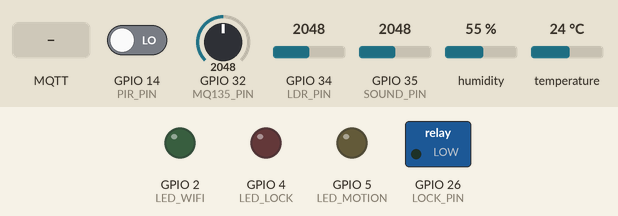
This program was run on a simulated ESP32. Parts: switched loads named in the program (green lamp = pin HIGH), output pins drawn as LEDs (lit = HIGH). Dashed ring = blinking. The inputs (shaded band) are chosen by the test bench; at power-on: temperature 24 °C, GPIO 14 (PIR_PIN) LOW, GPIO 32 (MQ135_PIN) = 2048, GPIO 34 (LDR_PIN) = 2048, GPIO 35 (SOUND_PIN) = 2048, humidity 55 %. WiFi joins after 1.5 s; servers stay silent unless stated; no MQTT or app messages arrive unless stated; what the program prints to the serial monitor is not drawn.

Above: at 9.2 s.
9.3 s: temperature set to 31.6 °C
12.2 s: temperature set to 32.9 °C
At 14.16 s:
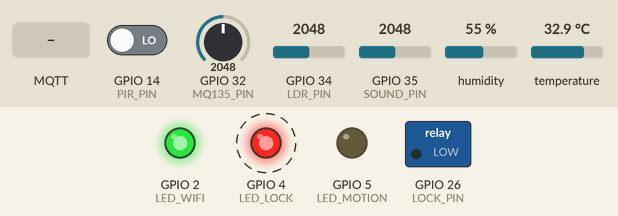
16.2 s: MQTT message "on" arrives on the first subscribed topic
At 17.9 s:
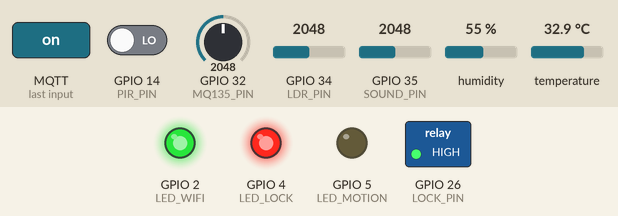
19.7 s: GPIO 14 (PIR_PIN) driven HIGH
At 20.0 s:
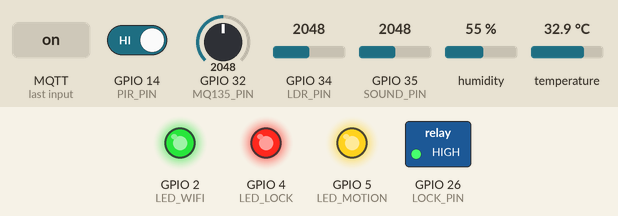
26.9 s: GPIO 14 (PIR_PIN) driven LOW
30.4 s: MQTT message "POOR" arrives on the first subscribed topic
At 30.62 s:
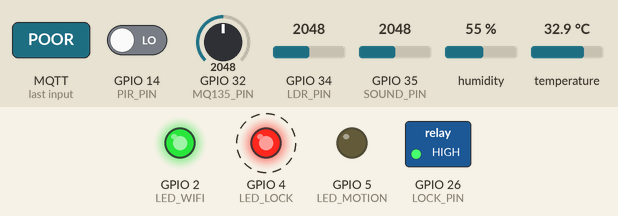
Timing chart, 0 to 33.2 s (numbered marks = the images above; inputs shaded):
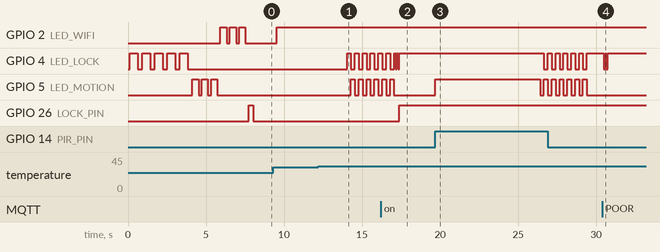

The program:

main.cpp
```cpp
// ════════════════════════════════════════════════════════════════════
//  Smart School IoT - ESP32 Firmware (autonomous + IoT)
// ────────────────────────────────────────────────────────────────────
//  - Reads 7 sensors (DHT22, PIR, LDR, sound, MQ-135, IR, relay)
//  - Reacts AUTONOMOUSLY with on-board rules:
//      • Auto-lights when dark + motion (LED_MOTION on for 30 s)
//      • Auto-lock + alarm on intrusion (very dark + motion)
//      • Emergency alarm on bad air (CO2 > 1500 ppm)
//      • Climate emergency on extreme temp (> 32 °C)
//      • Overcrowding warning (relay click) when presence > 30
//  - Publishes telemetry to MQTT for the dashboard (when connected)
//  - Receives lock/alarm commands from the dashboard
//  - WiFi/MQTT use NON-BLOCKING reconnection so loop() never freezes
// ════════════════════════════════════════════════════════════════════

#include <Arduino.h>
#include <WiFi.h>
#include <PubSubClient.h>
#include <DHT.h>
#include <ArduinoJson.h>

// ─── Network Config ──────────────────────────────────────────────────
const char* WIFI_SSID      = "Wokwi-GUEST";
const char* WIFI_PASSWORD  = "";
const char* MQTT_SERVER    = "broker.hivemq.com";  // fallback: test.mosquitto.org
const int   MQTT_PORT      = 1883;
const char* MQTT_CLIENT_ID = "SmartSchool_ESP32";

// ─── MQTT Topics ────────────────────────────────────────────────────
const char* T_TEMP      = "smartschool/classroom1/temperature";
const char* T_HUM       = "smartschool/classroom1/humidity";
const char* T_MOTION    = "smartschool/classroom1/motion";
const char* T_LIGHT     = "smartschool/classroom1/light";
const char* T_SOUND     = "smartschool/classroom1/sound";
const char* T_AIR       = "smartschool/classroom1/air_quality";
const char* T_PRESENCE  = "smartschool/classroom1/presence";
const char* T_LOCK      = "smartschool/classroom1/lock";
const char* T_STATUS    = "smartschool/classroom1/status";
const char* T_CMD_LOCK  = "smartschool/classroom1/cmd/lock";
const char* T_CMD_ALARM = "smartschool/classroom1/cmd/alarm";

// ─── Pin Definitions ────────────────────────────────────────────────
#define DHT_PIN     15
#define DHT_TYPE    DHT22
#define PIR_PIN     14
#define LDR_PIN     34
#define SOUND_PIN   35
#define MQ135_PIN   32
#define IR_PIN      27
#define LOCK_PIN    26
#define LED_WIFI     2   // green: system / WiFi+MQTT status
#define LED_LOCK     4   // red:   lock state / alarm
#define LED_MOTION   5   // yellow: occupancy / auto-lights

// ─── Globals ─────────────────────────────────────────────────────────
DHT dht(DHT_PIN, DHT_TYPE);
WiFiClient   wifiClient;
PubSubClient mqtt(wifiClient);

bool lockState     = false;
bool motionState   = false;
int  presenceCount = 0;
String lastAirQuality = "GOOD";

// 5-point moving average filters for noisy analog inputs
const int FILTER_SIZE = 5;
int  soundBuf[FILTER_SIZE] = {0};
int  airBuf[FILTER_SIZE]   = {0};
int  soundIdx = 0, airIdx = 0;
bool soundFilled = false, airFilled = false;

// Timers
unsigned long lastPublish        = 0;
unsigned long lastHeartbeat      = 0;
unsigned long lastWifiRetry      = 0;
unsigned long lastMqttRetry      = 0;
unsigned long autoLightUntil     = 0;
unsigned long lastEmergencyAir   = 0;
unsigned long lastEmergencyTemp  = 0;
int           lastNotifiedCrowd  = 0;

const unsigned long PUBLISH_INTERVAL    = 3000;
const unsigned long HEARTBEAT_INTERVAL  = 30000;
const unsigned long WIFI_RETRY_MS       = 5000;
const unsigned long MQTT_RETRY_MS       = 4000;
const unsigned long AUTO_LIGHT_DURATION = 30000;
const unsigned long ALARM_THROTTLE_MS   = 10000;

// ─── Forward Declarations ───────────────────────────────────────────
void selfTest();
void updateNetworkLED();
void connectMqttNonBlocking();
void readMotion();
void publishSensors();
void runAutonomousRules(int lightPct, int airPPM, float temp, int soundLvl);
int  movingAvg(int* buf, int& idx, bool& filled, int v);
void mqttCallback(char* topic, byte* payload, unsigned int length);
bool parseLockPayload(const String& msg);
void updateLock(bool locked);
void triggerAlarm();
void publishHeartbeat();

// ════════════════════════════════════════════════════════════════════
void setup() {
  Serial.begin(115200);
  delay(100);
  Serial.println("\n╔══════════════════════════════════════╗");
  Serial.println("║  Smart School IoT — ESP32 v3 autonomous  ║");
  Serial.println("╚══════════════════════════════════════╝");

  pinMode(PIR_PIN,    INPUT);
  pinMode(IR_PIN,     INPUT_PULLUP);
  pinMode(LOCK_PIN,   OUTPUT);
  pinMode(LED_WIFI,   OUTPUT);
  pinMode(LED_LOCK,   OUTPUT);
  pinMode(LED_MOTION, OUTPUT);

  digitalWrite(LOCK_PIN,   LOW);
  digitalWrite(LED_WIFI,   LOW);
  digitalWrite(LED_LOCK,   LOW);
  digitalWrite(LED_MOTION, LOW);

  selfTest();

  dht.begin();

  // Kick off WiFi without blocking — loop() will retry as needed
  Serial.printf("[WIFI] Starting connection to %s\n", WIFI_SSID);
  WiFi.mode(WIFI_STA);
  WiFi.begin(WIFI_SSID, WIFI_PASSWORD);
  lastWifiRetry = millis();

  mqtt.setServer(MQTT_SERVER, MQTT_PORT);
  mqtt.setCallback(mqttCallback);

  Serial.println("[BOOT] Setup complete — entering loop");
}

// ════════════════════════════════════════════════════════════════════
void loop() {
  updateNetworkLED();

  // Non-blocking MQTT reconnect
  if (WiFi.status() == WL_CONNECTED && !mqtt.connected()
      && millis() - lastMqttRetry > MQTT_RETRY_MS) {
    lastMqttRetry = millis();
    connectMqttNonBlocking();
  }

  if (mqtt.connected()) mqtt.loop();

  // Always read motion (autonomous logic doesn't need WiFi)
  readMotion();

  // Periodic sensor publish + autonomous rules
  if (millis() - lastPublish >= PUBLISH_INTERVAL) {
    lastPublish = millis();
    publishSensors();
  }

  // Periodic heartbeat (only if MQTT up)
  if (mqtt.connected() && millis() - lastHeartbeat >= HEARTBEAT_INTERVAL) {
    lastHeartbeat = millis();
    publishHeartbeat();
  }

  // Auto-lights timer: keep LED_MOTION on while window active
  if (millis() < autoLightUntil) {
    digitalWrite(LED_MOTION, HIGH);
  } else if (!motionState) {
    digitalWrite(LED_MOTION, LOW);
  }
}

// ════════════════════════════════════════════════════════════════════
// Self-test sequence — proves wiring + firmware load.
// Very obvious: 5 seconds of LEDs with long ON/OFF cycles.
void selfTest() {
  Serial.println("[BOOT] === SELF TEST START ===");
  // 5 long blinks of the RED LED only — impossible to miss
  for (int n = 0; n < 5; n++) {
    digitalWrite(LED_LOCK, HIGH);
    Serial.println("[TEST] RED ON");
    delay(500);
    digitalWrite(LED_LOCK, LOW);
    Serial.println("[TEST] RED OFF");
    delay(300);
  }
  // Then yellow
  for (int n = 0; n < 3; n++) {
    digitalWrite(LED_MOTION, HIGH); delay(400);
    digitalWrite(LED_MOTION, LOW);  delay(200);
  }
  // Then green
  for (int n = 0; n < 3; n++) {
    digitalWrite(LED_WIFI, HIGH); delay(400);
    digitalWrite(LED_WIFI, LOW);  delay(200);
  }
  // Relay click test
  digitalWrite(LOCK_PIN, HIGH); delay(300);
  digitalWrite(LOCK_PIN, LOW);
  Serial.println("[BOOT] === SELF TEST DONE ===");
}

// ════════════════════════════════════════════════════════════════════
// Visual network status on the green LED:
//   off       = WiFi not connected
//   blink fast = WiFi OK, MQTT not connected
//   solid ON  = WiFi + MQTT both connected
void updateNetworkLED() {
  bool wifiOK = WiFi.status() == WL_CONNECTED;
  bool mqttOK = mqtt.connected();

  if (!wifiOK) {
    digitalWrite(LED_WIFI, LOW);
    if (millis() - lastWifiRetry > WIFI_RETRY_MS) {
      lastWifiRetry = millis();
      Serial.println("[WIFI] retry");
      WiFi.disconnect();
      WiFi.begin(WIFI_SSID, WIFI_PASSWORD);
    }
  } else if (!mqttOK) {
    digitalWrite(LED_WIFI, (millis() / 200) % 2);  // fast blink
  } else {
    digitalWrite(LED_WIFI, HIGH);
  }
}

// ════════════════════════════════════════════════════════════════════
void connectMqttNonBlocking() {
  Serial.printf("[MQTT] connecting to %s ... ", MQTT_SERVER);
  if (mqtt.connect(MQTT_CLIENT_ID)) {
    Serial.println("✓");
    mqtt.subscribe(T_CMD_LOCK);
    mqtt.subscribe(T_CMD_ALARM);
    Serial.printf("[SUB] %s\n[SUB] %s\n", T_CMD_LOCK, T_CMD_ALARM);
    publishHeartbeat();
  } else {
    Serial.printf("✗ rc=%d (will retry)\n", mqtt.state());
  }
}

void publishHeartbeat() {
  StaticJsonDocument<160> doc;
  doc["device"]    = "ESP32_SmartSchool";
  doc["classroom"] = "1";
  doc["status"]    = "online";
  doc["uptime_s"]  = millis() / 1000;
  doc["ip"]        = WiFi.localIP().toString();
  char buf[160];
  serializeJson(doc, buf);
  mqtt.publish(T_STATUS, buf, true);
  Serial.printf("[HEARTBEAT] uptime=%lus\n", millis() / 1000);
}

// ════════════════════════════════════════════════════════════════════
void readMotion() {
  bool newMotion = digitalRead(PIR_PIN);
  if (newMotion == motionState) return;

  motionState = newMotion;

  if (motionState) {
    digitalWrite(LED_MOTION, HIGH);
    presenceCount++;
    Serial.printf("[MOTION] DETECTED (count=%d)\n", presenceCount);

    int rawL = analogRead(LDR_PIN);
    int lightPct = map(rawL, 0, 4095, 0, 100);

    // Rule: auto-lights when dark + motion
    if (lightPct < 30) {
      autoLightUntil = millis() + AUTO_LIGHT_DURATION;
      Serial.printf("[AUTO-LIGHT] ON for %lus (light=%d%%)\n",
                    AUTO_LIGHT_DURATION / 1000, lightPct);
    }

    // Rule: very dark + motion = intrusion → auto-lock + alarm
    if (lightPct < 10 && !lockState) {
      Serial.println("[INTRUSION] dark + motion → auto-lock + alarm");
      updateLock(true);
      triggerAlarm();
    }

    if (mqtt.connected()) {
      StaticJsonDocument<96> p;
      p["detected"]  = true;
      p["count"]     = presenceCount;
      p["classroom"] = "1";
      char buf[96];
      serializeJson(p, buf);
      mqtt.publish(T_PRESENCE, buf);
    }
  } else {
    if (millis() >= autoLightUntil) digitalWrite(LED_MOTION, LOW);
  }

  if (mqtt.connected()) {
    StaticJsonDocument<64> doc;
    doc["motion"]    = motionState;
    doc["classroom"] = "1";
    char buf[64];
    serializeJson(doc, buf);
    mqtt.publish(T_MOTION, buf, true);
  }
}

// ════════════════════════════════════════════════════════════════════
void publishSensors() {
  // ── DHT22 ──
  float temp = dht.readTemperature();
  float hum  = dht.readHumidity();
  if (isnan(temp)) temp = 0;
  if (isnan(hum))  hum  = 0;

  // ── LDR ──
  int rawL = analogRead(LDR_PIN);
  int lightPct = map(rawL, 0, 4095, 0, 100);

  // ── Sound (filtered) ──
  int rawS    = analogRead(SOUND_PIN);
  int smoothS = movingAvg(soundBuf, soundIdx, soundFilled, rawS);
  int soundLvl = map(smoothS, 0, 4095, 0, 100);

  // ── MQ-135 (filtered) ──
  int rawA    = analogRead(MQ135_PIN);
  int smoothA = movingAvg(airBuf, airIdx, airFilled, rawA);
  int airPPM  = map(smoothA, 0, 4095, 400, 5000);
  String airQuality = airPPM < 800 ? "GOOD" : airPPM < 1500 ? "MODERATE" : "POOR";

  Serial.printf("[READ] T=%.1f°C H=%.0f%% L=%d%% S=%d%% PPM=%d (%s) Pres=%d Lock=%d\n",
                temp, hum, lightPct, soundLvl, airPPM, airQuality.c_str(),
                presenceCount, lockState);

  // ── Run autonomous rules (LOCAL hardware actions, no MQTT needed) ──
  runAutonomousRules(lightPct, airPPM, temp, soundLvl);

  // Auto-trigger alarm when air goes POOR (safety reaction)
  if (airQuality == "POOR" && lastAirQuality != "POOR"
      && millis() - lastEmergencyAir > ALARM_THROTTLE_MS) {
    Serial.println("[SAFETY] Air quality dropped to POOR → auto-alarm");
    lastEmergencyAir = millis();
    triggerAlarm();
  }
  lastAirQuality = airQuality;

  // ── Publish to MQTT (only if connected — fail silently otherwise) ──
  if (!mqtt.connected()) return;

  StaticJsonDocument<160> doc;
  char buf[160];

  if (temp > 0) {
    doc.clear();
    doc["value"] = temp; doc["unit"] = "°C"; doc["classroom"] = "1";
    serializeJson(doc, buf); mqtt.publish(T_TEMP, buf);
  }
  if (hum > 0) {
    doc.clear();
    doc["value"] = hum; doc["unit"] = "%"; doc["classroom"] = "1";
    serializeJson(doc, buf); mqtt.publish(T_HUM, buf);
  }
  doc.clear();
  doc["raw"] = rawL; doc["percent"] = lightPct; doc["classroom"] = "1";
  serializeJson(doc, buf); mqtt.publish(T_LIGHT, buf);

  doc.clear();
  doc["raw"] = rawS; doc["filtered"] = smoothS; doc["percent"] = soundLvl; doc["dB"] = soundLvl; doc["classroom"] = "1";
  serializeJson(doc, buf); mqtt.publish(T_SOUND, buf);

  doc.clear();
  doc["ppm"] = airPPM; doc["quality"] = airQuality; doc["classroom"] = "1";
  serializeJson(doc, buf); mqtt.publish(T_AIR, buf);

  doc.clear();
  doc["count"] = presenceCount; doc["detected"] = motionState; doc["classroom"] = "1";
  serializeJson(doc, buf); mqtt.publish(T_PRESENCE, buf);

  doc.clear();
  doc["locked"] = lockState; doc["classroom"] = "1";
  serializeJson(doc, buf); mqtt.publish(T_LOCK, buf, true);
}

// ════════════════════════════════════════════════════════════════════
// Local autonomous rules — fire even without MQTT/WiFi
void runAutonomousRules(int lightPct, int airPPM, float temp, int soundLvl) {
  // Rule: extreme heat emergency
  if (temp > 32.0 && millis() - lastEmergencyTemp > ALARM_THROTTLE_MS) {
    lastEmergencyTemp = millis();
    Serial.printf("[CLIMATE] Extreme temp %.1f°C → emergency alarm\n", temp);
    triggerAlarm();
  }
  // Rule: overcrowding (>30 students) → relay double-click as audible warning
  if (presenceCount >= 30 && presenceCount != lastNotifiedCrowd) {
    lastNotifiedCrowd = presenceCount;
    Serial.printf("[CROWD] %d students — over capacity\n", presenceCount);
    digitalWrite(LOCK_PIN, HIGH); delay(80);
    digitalWrite(LOCK_PIN, lockState ? HIGH : LOW); delay(80);
    digitalWrite(LOCK_PIN, HIGH); delay(80);
    digitalWrite(LOCK_PIN, lockState ? HIGH : LOW);
  }
}

// ════════════════════════════════════════════════════════════════════
int movingAvg(int* buf, int& idx, bool& filled, int v) {
  buf[idx] = v;
  idx = (idx + 1) % FILTER_SIZE;
  if (idx == 0) filled = true;
  int n = filled ? FILTER_SIZE : (idx == 0 ? FILTER_SIZE : idx);
  long s = 0;
  for (int i = 0; i < n; i++) s += buf[i];
  return (int)(s / n);
}

// ════════════════════════════════════════════════════════════════════
void mqttCallback(char* topic, byte* payload, unsigned int length) {
  String message;
  for (unsigned int i = 0; i < length; i++) message += (char)payload[i];

  Serial.println();
  Serial.println("══════════════════════════════════════════");
  Serial.printf("[MQTT IN] Topic   : %s\n", topic);
  Serial.printf("[MQTT IN] Payload : %s\n", message.c_str());
  Serial.println("══════════════════════════════════════════");

  String t(topic);
  if (t == T_CMD_LOCK) {
    bool cmd = parseLockPayload(message);
    Serial.printf("[ACTION] Lock command -> %s\n", cmd ? "LOCK" : "UNLOCK");
    updateLock(cmd);
  } else if (t == T_CMD_ALARM) {
    Serial.println("[ACTION] Alarm command");
    triggerAlarm();
  } else {
    Serial.println("[WARN] Unknown topic");
  }
}

// Accepts JSON {"lock":true} OR plain text "ON"/"OFF"/"TOGGLE"/"1"/"0"
bool parseLockPayload(const String& msg) {
  StaticJsonDocument<64> doc;
  if (deserializeJson(doc, msg) == DeserializationError::Ok && doc.containsKey("lock")) {
    return doc["lock"].as<bool>();
  }
  String s = msg; s.trim(); s.toLowerCase();
  if (s == "on" || s == "true" || s == "1" || s == "lock")    return true;
  if (s == "off" || s == "false" || s == "0" || s == "unlock") return false;
  if (s == "toggle") return !lockState;
  return lockState;
}

void updateLock(bool locked) {
  // 2 quick blinks before settling on the new state
  for (int i = 0; i < 2; i++) {
    digitalWrite(LED_LOCK, HIGH); delay(80);
    digitalWrite(LED_LOCK, LOW);  delay(80);
  }
  lockState = locked;
  digitalWrite(LOCK_PIN, locked ? HIGH : LOW);
  digitalWrite(LED_LOCK, locked ? HIGH : LOW);
  Serial.printf("[LOCK] Door is now %s  (Relay=%d, LED=%d)\n",
                locked ? "LOCKED" : "UNLOCKED",
                locked ? HIGH : LOW, locked ? HIGH : LOW);

  if (mqtt.connected()) {
    StaticJsonDocument<64> doc;
    doc["locked"]    = lockState;
    doc["classroom"] = "1";
    char buf[64];
    serializeJson(doc, buf);
    mqtt.publish(T_LOCK, buf, true);
  }
}

// Visual alarm: red↔yellow alternation, 6 cycles ≈ 3 s
void triggerAlarm() {
  Serial.println("[ALARM] >>> ON <<<");
  for (int i = 0; i < 6; i++) {
    digitalWrite(LED_LOCK,   HIGH); digitalWrite(LED_MOTION, LOW);  delay(250);
    digitalWrite(LED_LOCK,   LOW);  digitalWrite(LED_MOTION, HIGH); delay(250);
  }
  digitalWrite(LED_LOCK,   lockState   ? HIGH : LOW);
  digitalWrite(LED_MOTION, motionState ? HIGH : LOW);
  Serial.println("[ALARM] <<< sequence complete");
}
```

Measured:
- the behaviour switches between 32 and 32.1 °C on temperature (found by bisection; images 0 and 1)
- after the input at 12.2 s, GPIO 4 (LED_LOCK): alternates HIGH for 0.25 s and LOW for 0.25 s, starting after 1.8 s; GPIO 5 (LED_MOTION): alternates HIGH for 0.25 s and LOW for 0.25 s, starting after 2.1 s
- after the input at 16.2 s, GPIO 26 (LOCK_PIN): LOW → HIGH after 1.2 s
- after the input at 19.7 s, GPIO 5 (LED_MOTION): LOW → HIGH after 0.00 s instead of 7.0 s
- after the input at 30.4 s, GPIO 4 (LED_LOCK): alternates HIGH for 0.08 s and LOW for 0.08 s, 4 changes in all, then stays HIGH, starting after 0.11 s
